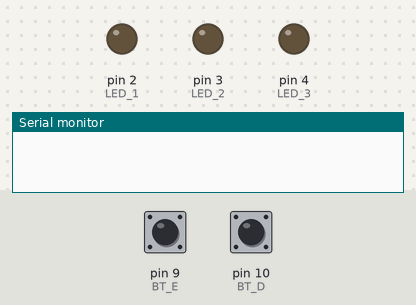
Bench run of a sketch on a simulated Arduino Uno, built with avr-gcc and run on an emulated ATmega328P. On the bench: output pins drawn as LEDs (lit = HIGH), the last lines printed to the serial monitor. Inputs (shaded band) come from the test bench; at power-on: pin 10 (BT_D) HIGH, pin 9 (BT_E) HIGH.

Above: at 1.2 s.
1.3 s: pin 10 (BT_D) pulled LOW for 0.15 s
At 2.7 s:
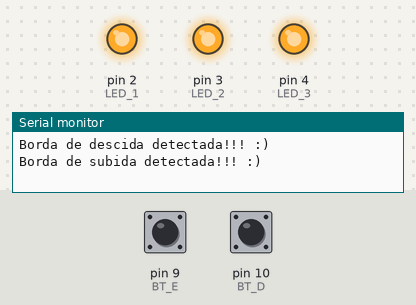
Timing chart, 0 to 4.3 s (numbered marks = the images above; inputs shaded):
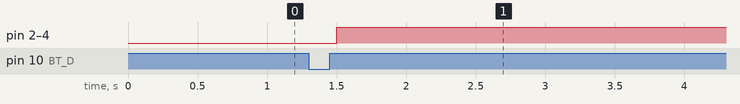

The sketch:

Exemplo_Edges_Arduino.ino
```cpp
#define LED_1 2
#define LED_2 3
#define LED_3 4
#define BT_E 9
#define BT_D 10

bool statusBT_D, statusBT_E;
bool flagD, flagE;

void setup() {
  Serial.begin(9600);
  pinMode(LED_1, OUTPUT);
  pinMode(LED_2, OUTPUT);
  pinMode(LED_3, OUTPUT);
  pinMode(BT_D, INPUT_PULLUP);
  pinMode(BT_E, INPUT_PULLUP);
}

void loop() {
  statusBT_E = digitalRead(BT_E);
  statusBT_D = digitalRead(BT_D);
  delay(50);

  // Para o botão da direita
  // Detectar a transição negativa do sinal (falling edge ou borda de descida)
  // Quando o sinal passa de HIGH (botão OFF) para LOW (botão ON)
  // Apenas imprimir no Serial Monitor que houve a transição
  if(statusBT_D == LOW && flagD == LOW){
    Serial.println("Borda de descida detectada!!! :) ");
    flagD = HIGH;
  }
    // Para o botão da direita
  // Detectar a transição negativa do sinal (falling edge ou borda de descida)
  // Quando o sinal passa de HIGH (botão OFF) para LOW (botão ON)
  // Apenas imprimir no Serial Monitor que houve a transição
    if(statusBT_D == HIGH && flagD == HIGH){
    Serial.println("Borda de subida detectada!!! :) ");
    flagD = LOW;
    digitalWrite(LED_1, HIGH);
    digitalWrite(LED_2, HIGH);
    digitalWrite(LED_3, HIGH);
  }


  // Detectar a transição positiva do sinal (rising edge ou borda de subida)
  // Quando o sinal passa de LOW (botão ON) para HIGH (botão OFF)
  // Imprimir no Serial Monitor que houve a transição, e acender todos os LEDs

  // Para o botão da esquerda
  // Detectar a transição negativa do sinal (falling edge ou borda de descida)
  // Quando o sinal passa de HIGH (botão OFF) para LOW (botão ON)
  // Apenas imprimir no Serial Monitor que houve a transição

  // Detectar a transição positiva do sinal (rising edge ou borda de subida)
  // Quando o sinal passa de LOW (botão ON) para HIGH (botão OFF)
  // Imprimir no Serial Monitor que houve a transição, e apagar todos os LEDs

}
```

Measured:
- after the input at 1.3 s, pin 2 (LED_1), pin 3 (LED_2), pin 4 (LED_3): LOW → HIGH after 0.20 s
